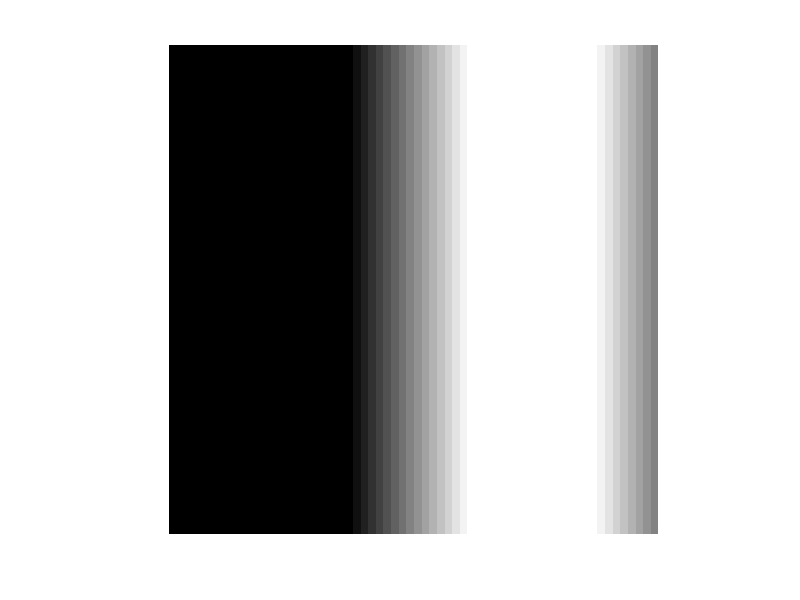
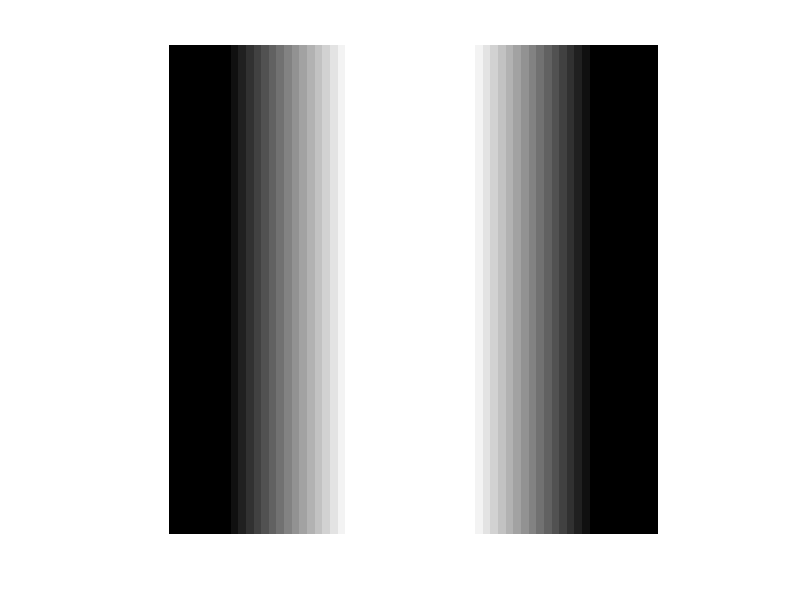
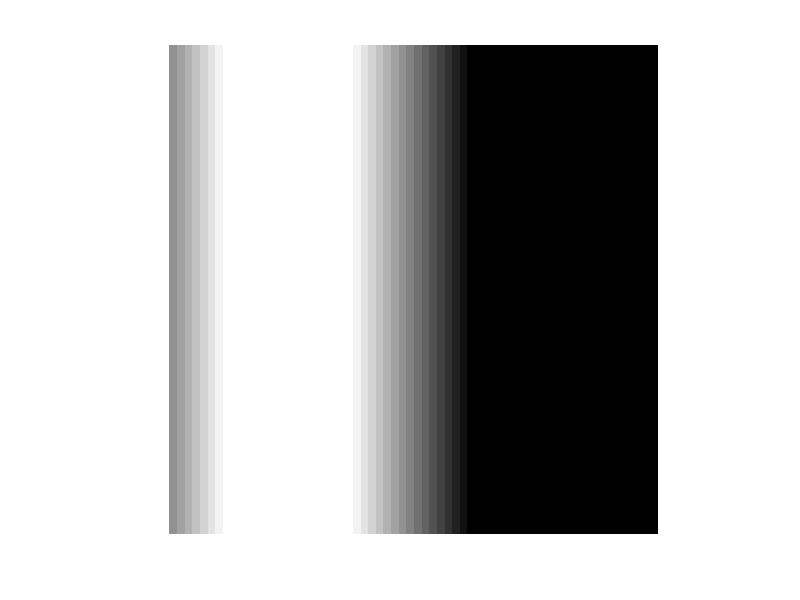
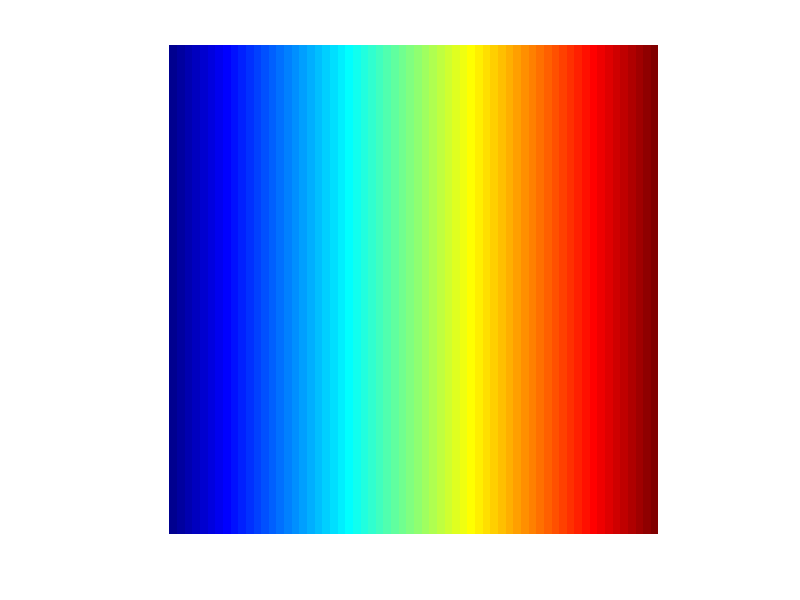

MATLAB code for these plots, in order: (Note: this script raises an error after producing the figures.)
%% Przyklad 3.1
RGB=reshape(ones(64,1)*reshape(jet(64),1,192),[64,64,3]);
R=RGB(:,:,1);
G=RGB(:,:,2);
B=RGB(:,:,3);
imshow(R)
figure, imshow(G)
figure, imshow(B)
figure, imshow(RGB)
%% Przyklad 4.1
A = imread('ngc6543a.jpg');
image(A);
A(300, 300, 1)
A(300, 300, 2)
A(300, 300, 3)
%% Przyklad 5.1
[X,map] = imread('corn.tif');
if ~isempty(map)
    Im = ind2rgb(X,map);
end
whos Im;
%% Przyklad 6
load clown
whos
imwrite(X,map,'clown.bmp')
imwrite(X,map, 'clown.jpg')
X/100
imwrite(X/100, 'clown3.jpg')
%% Przyklad 7
imfinfo('clown.bmp')
%% Przyklad 8
moon = imread('moon.tif');
imshow(moon);
figure, imshow(moon, 'Border', 'tight');
%% Przyklad 9
[X1,map1]=imread('forest.tif');
[X2,map2]=imread('trees.tif');
subplot(1,2,1), subimage(X1,map1)
subplot(1,2,2), subimage(X2,map2)

%% potem zadanie
[X1,map1]=imread('forest.tif');
[X2,map2]=imread('trees.tif');
subplot(1,2,1), imshow(X1,map1)
subplot(1,2,2), imshow(X2,map2)
%% Przyklad 10
imtool(moon)
%% przyklad 11
I = imread('circuit.tif');
imshow(I)
J = imresize(I,1.25);
figure, imshow(J)
J = imresize(I,[10 15]);
figure, imshow(J)
%% przyklad 12
I = imread('rice.png');
J = imresize(I, 0.5, 'Antialiasing', false);
figure, imshow(I), figure, imshow(J)
J = imresize(I, 0.5);
figure, imshow(J)

%% przyklad 13
J = imrotate(I,35,'bilinear');
imshow(I)
figure, imshow(J)
%% przyklad 14
I = imread('circuit.tif');
J = imcrop(I,[60 40 100 90]);
%imcrop(I)
imshow(I), figure, imshow(J)
%% przyklad 15
cb = checkerboard;
tform = affine2d([1 0 0; 0 1 0; 20 20 1]);
Rcb = imref2d(size(cb))
Rout = Rcb;
Rout.XWorldLimits(2) = Rout.XWorldLimits(2)+20;
Rout.YWorldLimits(2) = Rout.YWorldLimits(2)+20;

[out,Rout] = imwarp(cb,tform,'OutputView',Rout);

figure, subplot(1,2,1);
imshow(cb,Rcb);
subplot(1,2,2);
imshow(out,Rout)
%% przyklad  16
fixed = imread('westconcordorthophoto.png');
moving = imread('westconcordaerial.png');
iptsetpref('ImshowAxesVisible','on')
imshow(moving)
%% przyklad 17
fixed = imread('westconcordorthophoto.png');
moving = imread('westconcordaerial.png');
load westconcordpoints
tform = fitgeotrans(movingPoints, fixedPoints, 
			'projective');
registered = imwarp(moving, tform,
			'FillValues', 255);
figure, imshow(registered);
Rfixed = imref2d(size(fixed));
registered1 = imwarp(moving,tform,
			'FillValues', 255,
			'OutputView',Rfixed);
				
figure, imshowpair(fixed,registered1,'blend');
%% przyklad 18
I = dicomread('CT-MONO2-16-ankle.dcm');
imtool(I,'DisplayRange',[])
%% przyklad 19
I = imread('pout.tif');
imshow(I);
imtool(I);
imtool(J);
J = imadjust(I);
figure, imshow(J);
%% przyklad 20
[X,map] = imread('forest.tif');
I = ind2gray(X,map);
J = imadjust(I,[],[],0.5);
K = imadjust(I,[],[],2);
imshow(I)
%figure, imshow(J)
%figure, imshow(K)
imtool(J)
imtool(K)
%% przyklad 21
I = imread('pout.tif');
J = histeq(I);
imshow(I)
figure, imshow(J)
figure, imhist(J,64)
%% przyklad 21
originalRGB = imread('peppers.png');
imshow(originalRGB)
h = fspecial('motion', 50, 45);
filteredRGB = imfilter(originalRGB, h);
figure, imshow(filteredRGB)
boundaryReplicateRGB = imfilter(originalRGB, h, 'replicate');
figure, imshow(boundaryReplicateRGB)
%% przyklad 22
I = imread('moon.tif');
h = fspecial('unsharp')
I2 = imfilter(I,h);
imshow(I)
title('Original Image')
figure
imshow(I2)
title('Filtered Image')


